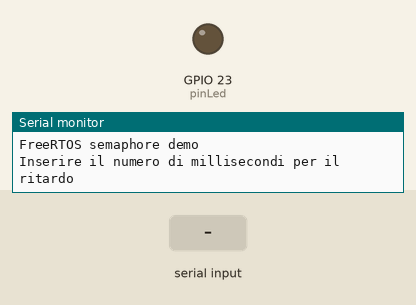
Simulated run of this program. Board: ESP32. On the bench: output pins drawn as LEDs (lit = HIGH), the last lines printed to the serial monitor. Dashed ring = blinking. Inputs (shaded band) come from the test bench.

Above: at 1.8 s.
1.9 s: "90,45\n" received over Serial
At 1.91 s:
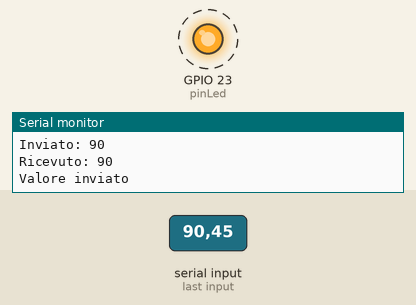
Timing chart, 0 to 10.9 s (numbered marks = the images above; inputs shaded):
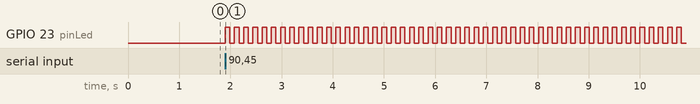

Measured:
- after the input at 1.9 s, GPIO 23 (pinLed): alternates HIGH for 0.09 s and LOW for 0.09 s, starting at once

The program:

main.cpp
```cpp
/*
 * FreeRTOS Esempio 10: Semaphore demo
 *
 * Passaggio di un parametro ad un task con segnalazione tramite semaforo
 * la setup viene arrestata fino a quando il task non ha ricevuto il parametro
 *
 * Nota: nel file soc.h sono definiti i riferimenti ai due core della ESP32:
 *   #define PRO_CPU_NUM (0)
 *   #define APP_CPU_NUM (1)
 *
 * Qui viene adoperata la APP_CPU
 * riga aggiunta al commento per capire le fasi dello staging
 *
 */

#include <Arduino.h>

// pin driver del Led
#define pinLed GPIO_NUM_23

// variabili globali
// dichiarazione di un semaforo (binario)
static SemaphoreHandle_t binSem = NULL;

//**********************************************************************
// Tasks

// lampeggio del led con periodo passato come parametro
void blinkLED(void *parameters)
{
  // copia il parametro in una variabile locale
  int num = *(int *)parameters;

  // rilascia il semaforo binario affinché la funzione setup possa terminare
  xSemaphoreGive(binSem);

  // stampa il valore del parametro
  Serial.print("Ricevuto: ");
  Serial.println(num);

  // configura il pin del led
  pinMode(pinLed, OUTPUT);

  // loop infinito per il lampeggio
  while (1)
  {
    digitalWrite(pinLed, HIGH);
    vTaskDelay(num / portTICK_PERIOD_MS);
    digitalWrite(pinLed, LOW);
    vTaskDelay(num / portTICK_PERIOD_MS);
  }
}

//**********************************************************************
// Main (sul core 1, con priorità 1)

// configurazione del sistema
void setup()
{
   // variabile locale da passare al task
   long int delay_arg;

  // Configurazione della seriale
  Serial.begin(115200);

  // breve pausa
  vTaskDelay(1000 / portTICK_PERIOD_MS);
  Serial.println();
  Serial.println("FreeRTOS semaphore demo");
  Serial.println("Inserire il numero di millisecondi per il ritardo");

  // attende un input dalla seriale
  while( Serial.available() <= 0);

  // lettura del valore intero:
  delay_arg = Serial.parseInt();
  Serial.print("Inviato: ");
  Serial.println(delay_arg);

  // creazione del semaforo binario prima di avviare il task
  binSem = xSemaphoreCreateBinary();

  // creazione e avvio del Task1
  xTaskCreatePinnedToCore(
      blinkLED,           // funzione da richiamare nel task
      "Led Task",         // nome del task (etichetta utile per debug)
      1500,               // dimensione in byte dello stack per le variabili locali del task (minimo 768 byte)
      (void*)&delay_arg,  // passaggio del parametro al task tramite puntatore
      1,                  // priorità del task
      NULL,               // eventuale task handle per gestire il task da un altro task
      APP_CPU_NUM         // core su cui far girare il task
  );

  // resta in attesa che il semaforo binario venga restituito dal task
  xSemaphoreTake(binSem, portMAX_DELAY);

  // segnalazione che il dato è stato inviato al task 1
  Serial.println("Valore inviato");

}

void loop()
{
  // put your main code here, to run repeatedly:
}
```
